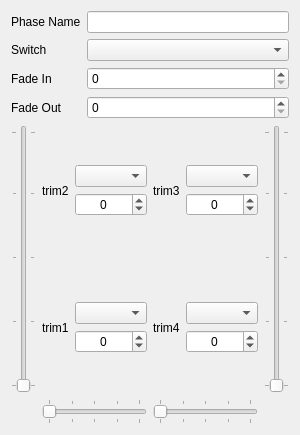
           <widget class="QWidget" name="phase2">
            <attribute name="title">
             <string>FP 2</string>
            </attribute>
            <layout class="QVBoxLayout" name="verticalLayout_4c">
             <item>
              <layout class="QGridLayout" name="gridLayout_11c">
               <item row="0" column="2">
                <widget class="QLineEdit" name="phase2Name">
                 <property name="maxLength">
                  <number>6</number>
                 </property>
                </widget>
               </item>
               <item row="0" column="0">
                <widget class="QLabel" name="label_37e">
                 <property name="text">
                  <string>Phase Name</string>
                 </property>
                </widget>
               </item>
               <item row="2" column="0">
                <widget class="QLabel" name="label_38e">
                 <property name="text">
                  <string>Fade In</string>
                 </property>
                </widget>
               </item>
               <item row="3" column="0">
                <widget class="QLabel" name="label_39e">
                 <property name="text">
                  <string>Fade Out</string>
                 </property>
                </widget>
               </item>
               <item row="1" column="0">
                <widget class="QLabel" name="label_37e_2">
                 <property name="text">
                  <string>Switch</string>
                 </property>
                </widget>
               </item>
               <item row="1" column="2">
                <widget class="QComboBox" name="phase2Switch"/>
               </item>
               <item row="2" column="2">
                <widget class="QSpinBox" name="phase2FadeIn">
                 <property name="minimum">
                  <number>0</number>
                 </property>
                 <property name="maximum">
                  <number>15</number>
                 </property>
                </widget>
               </item>
               <item row="3" column="2">
                <widget class="QSpinBox" name="phase2FadeOut">
                 <property name="minimum">
                  <number>0</number>
                 </property>
                 <property name="maximum">
                  <number>15</number>
                 </property>
                </widget>
               </item>
              </layout>
             </item>
             <item>
              <layout class="QGridLayout" name="gridLayout_12e">
               <item row="0" column="0">
                <widget class="QSlider" name="phase2Trim2Slider">
                 <property name="orientation">
                  <enum>Qt::Vertical</enum>
                 </property>
                 <property name="tickPosition">
                  <enum>QSlider::TicksBothSides</enum>
                 </property>
                 <property name="tickInterval">
                  <number>25</number>
                 </property>
                </widget>
               </item>
               <item row="0" column="3">
                <widget class="QSlider" name="phase2Trim3Slider">
                 <property name="orientation">
                  <enum>Qt::Vertical</enum>
                 </property>
                 <property name="invertedAppearance">
                  <bool>false</bool>
                 </property>
                 <property name="invertedControls">
                  <bool>false</bool>
                 </property>
                 <property name="tickPosition">
                  <enum>QSlider::TicksBothSides</enum>
                 </property>
                 <property name="tickInterval">
                  <number>25</number>
                 </property>
                </widget>
               </item>
               <item row="2" column="2">
                <widget class="QSlider" name="phase2Trim4Slider">
                 <property name="orientation">
                  <enum>Qt::Horizontal</enum>
                 </property>
                 <property name="tickPosition">
                  <enum>QSlider::TicksBothSides</enum>
                 </property>
                 <property name="tickInterval">
                  <number>25</number>
                 </property>
                </widget>
               </item>
               <item row="2" column="1">
                <widget class="QSlider" name="phase2Trim1Slider">
                 <property name="orientation">
                  <enum>Qt::Horizontal</enum>
                 </property>
                 <property name="tickPosition">
                  <enum>QSlider::TicksBothSides</enum>
                 </property>
                 <property name="tickInterval">
                  <number>25</number>
                 </property>
                </widget>
               </item>
               <item row="0" column="1">
                <layout class="QGridLayout" name="gridLayout_14e" columnstretch="0,1">
                 <item row="1" column="0">
                  <widget class="QLabel" name="phase2Trim1Label">
                   <property name="text">
                    <string>trim1</string>
                   </property>
                  </widget>
                 </item>
                 <item row="0" column="0">
                  <widget class="QLabel" name="phase2Trim2Label">
                   <property name="text">
                    <string>trim2</string>
                   </property>
                  </widget>
                 </item>
                 <item row="0" column="1">
                  <layout class="QVBoxLayout" name="verticalLayout_5c">
                   <item>
                    <spacer name="verticalSpacer_3c">
                     <property name="orientation">
                      <enum>Qt::Vertical</enum>
                     </property>
                     <property name="sizeHint" stdset="0">
                      <size>
                       <width>20</width>
                       <height>40</height>
                      </size>
                     </property>
                    </spacer>
                   </item>
                   <item>
                    <widget class="QComboBox" name="phase2Trim2Use"/>
                   </item>
                   <item>
                    <widget class="QSpinBox" name="phase2Trim2Value">
                     <property name="alignment">
                      <set>Qt::AlignCenter</set>
                     </property>
                     <property name="accelerated">
                      <bool>true</bool>
                     </property>
                     <property name="minimum">
                      <number>-896</number>
                     </property>
                     <property name="maximum">
                      <number>896</number>
                     </property>
                    </widget>
                   </item>
                   <item>
                    <spacer name="verticalSpacer_4a">
                     <property name="orientation">
                      <enum>Qt::Vertical</enum>
                     </property>
                     <property name="sizeHint" stdset="0">
                      <size>
                       <width>20</width>
                       <height>40</height>
                      </size>
                     </property>
                    </spacer>
                   </item>
                  </layout>
                 </item>
                 <item row="1" column="1">
                  <layout class="QVBoxLayout" name="verticalLayout_6b">
                   <item>
                    <spacer name="verticalSpacer_5b">
                     <property name="orientation">
                      <enum>Qt::Vertical</enum>
                     </property>
                     <property name="sizeHint" stdset="0">
                      <size>
                       <width>20</width>
                       <height>40</height>
                      </size>
                     </property>
                    </spacer>
                   </item>
                   <item>
                    <widget class="QComboBox" name="phase2Trim1Use"/>
                   </item>
                   <item>
                    <widget class="QSpinBox" name="phase2Trim1Value">
                     <property name="alignment">
                      <set>Qt::AlignCenter</set>
                     </property>
                     <property name="accelerated">
                      <bool>true</bool>
                     </property>
                     <property name="minimum">
                      <number>-896</number>
                     </property>
                     <property name="maximum">
                      <number>896</number>
                     </property>
                    </widget>
                   </item>
                   <item>
                    <spacer name="verticalSpacer_6b">
                     <property name="orientation">
                      <enum>Qt::Vertical</enum>
                     </property>
                     <property name="sizeHint" stdset="0">
                      <size>
                       <width>20</width>
                       <height>40</height>
                      </size>
                     </property>
                    </spacer>
                   </item>
                  </layout>
                 </item>
                </layout>
               </item>
               <item row="0" column="2">
                <layout class="QGridLayout" name="gridLayout_15e" columnstretch="0,1">
                 <item row="1" column="0">
                  <widget class="QLabel" name="phase2Trim4Label">
                   <property name="text">
                    <string>trim4</string>
                   </property>
                  </widget>
                 </item>
                 <item row="0" column="0">
                  <widget class="QLabel" name="phase2Trim3Label">
                   <property name="text">
                    <string>trim3</string>
                   </property>
                  </widget>
                 </item>
                 <item row="0" column="1">
                  <layout class="QVBoxLayout" name="verticalLayout_7b">
                   <item>
                    <spacer name="verticalSpacer_7b">
                     <property name="orientation">
                      <enum>Qt::Vertical</enum>
                     </property>
                     <property name="sizeHint" stdset="0">
                      <size>
                       <width>20</width>
                       <height>40</height>
                      </size>
                     </property>
                    </spacer>
                   </item>
                   <item>
                    <widget class="QComboBox" name="phase2Trim3Use"/>
                   </item>
                   <item>
                    <widget class="QSpinBox" name="phase2Trim3Value">
                     <property name="alignment">
                      <set>Qt::AlignCenter</set>
                     </property>
                     <property name="accelerated">
                      <bool>true</bool>
                     </property>
                     <property name="minimum">
                      <number>-896</number>
                     </property>
                     <property name="maximum">
                      <number>896</number>
                     </property>
                    </widget>
                   </item>
                   <item>
                    <spacer name="verticalSpacer_8d">
                     <property name="orientation">
                      <enum>Qt::Vertical</enum>
                     </property>
                     <property name="sizeHint" stdset="0">
                      <size>
                       <width>20</width>
                       <height>40</height>
                      </size>
                     </property>
                    </spacer>
                   </item>
                  </layout>
                 </item>
                 <item row="1" column="1">
                  <layout class="QVBoxLayout" name="verticalLayout_8d">
                   <item>
                    <spacer name="verticalSpacer_9d">
                     <property name="orientation">
                      <enum>Qt::Vertical</enum>
                     </property>
                     <property name="sizeHint" stdset="0">
                      <size>
                       <width>20</width>
                       <height>40</height>
                      </size>
                     </property>
                    </spacer>
                   </item>
                   <item>
                    <widget class="QComboBox" name="phase2Trim4Use"/>
                   </item>
                   <item>
                    <widget class="QSpinBox" name="phase2Trim4Value">
                     <property name="alignment">
                      <set>Qt::AlignCenter</set>
                     </property>
                     <property name="accelerated">
                      <bool>true</bool>
                     </property>
                     <property name="minimum">
                      <number>-896</number>
                     </property>
                     <property name="maximum">
                      <number>896</number>
                     </property>
                    </widget>
                   </item>
                   <item>
                    <spacer name="verticalSpacer_10c">
                     <property name="orientation">
                      <enum>Qt::Vertical</enum>
                     </property>
                     <property name="sizeHint" stdset="0">
                      <size>
                       <width>20</width>
                       <height>40</height>
                      </size>
                     </property>
                    </spacer>
                   </item>
                  </layout>
                 </item>
                </layout>
               </item>
              </layout>
             </item>
            </layout>
           </widget>
